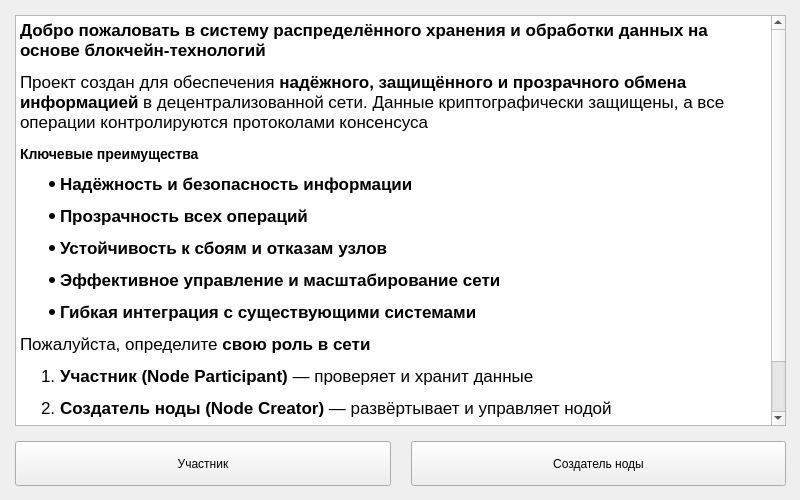
<?xml version="1.0" encoding="UTF-8"?>
<ui version="4.0">
 <class>StartWindow</class>
 <widget class="QMainWindow" name="StartWindow">
  <property name="geometry">
   <rect>
    <x>0</x>
    <y>0</y>
    <width>800</width>
    <height>500</height>
   </rect>
  </property>
  <property name="windowTitle">
   <string>StartWindow</string>
  </property>
  <widget class="QWidget" name="centralwidget">
   <property name="minimumSize">
    <size>
     <width>800</width>
     <height>500</height>
    </size>
   </property>
   <widget class="QWidget" name="verticalLayoutWidget">
    <property name="geometry">
     <rect>
      <x>0</x>
      <y>0</y>
      <width>801</width>
      <height>501</height>
     </rect>
    </property>
    <layout class="QVBoxLayout" name="verticalLayout_6">
     <property name="spacing">
      <number>0</number>
     </property>
     <property name="leftMargin">
      <number>15</number>
     </property>
     <property name="topMargin">
      <number>15</number>
     </property>
     <property name="rightMargin">
      <number>15</number>
     </property>
     <property name="bottomMargin">
      <number>15</number>
     </property>
     <item>
      <widget class="QTextBrowser" name="textBrowser">
       <property name="html">
        <string>&lt;!DOCTYPE HTML PUBLIC &quot;-//W3C//DTD HTML 4.0//EN&quot; &quot;http://www.w3.org/TR/REC-html40/strict.dtd&quot;&gt;
&lt;html&gt;&lt;head&gt;&lt;meta name=&quot;qrichtext&quot; content=&quot;1&quot; /&gt;&lt;meta charset=&quot;utf-8&quot; /&gt;&lt;style type=&quot;text/css&quot;&gt;
p, li { white-space: pre-wrap; }
hr { height: 1px; border-width: 0; }
li.unchecked::marker { content: &quot;\2610&quot;; }
li.checked::marker { content: &quot;\2612&quot;; }
&lt;/style&gt;&lt;/head&gt;&lt;body style=&quot; font-family:'.AppleSystemUIFont'; font-size:13pt; font-weight:400; font-style:normal;&quot;&gt;
&lt;p style=&quot; margin-top:12px; margin-bottom:12px; margin-left:0px; margin-right:0px; -qt-block-indent:0; text-indent:0px;&quot;&gt;&lt;span style=&quot; font-weight:700;&quot;&gt;Добро пожаловать в систему распределённого хранения и обработки данных на основе блокчейн-технологий&lt;/span&gt;&lt;/p&gt;
&lt;p style=&quot; margin-top:12px; margin-bottom:12px; margin-left:0px; margin-right:0px; -qt-block-indent:0; text-indent:0px;&quot;&gt;Проект создан для обеспечения &lt;span style=&quot; font-weight:700;&quot;&gt;надёжного, защищённого и прозрачного обмена информацией&lt;/span&gt; в децентрализованной сети. Данные криптографически защищены, а все операции контролируются протоколами консенсуса&lt;/p&gt;
&lt;h3 style=&quot; margin-top:14px; margin-bottom:12px; margin-left:0px; margin-right:0px; -qt-block-indent:0; text-indent:0px;&quot;&gt;&lt;span style=&quot; font-size:large; font-weight:700;&quot;&gt;Ключевые преимущества&lt;/span&gt;&lt;/h3&gt;
&lt;ul style=&quot;margin-top: 0px; margin-bottom: 0px; margin-left: 0px; margin-right: 0px; -qt-list-indent: 1;&quot;&gt;
&lt;li style=&quot; margin-top:12px; margin-bottom:12px; margin-left:0px; margin-right:0px; -qt-block-indent:0; text-indent:0px;&quot;&gt;&lt;span style=&quot; font-weight:700;&quot;&gt;Надёжность и безопасность информации&lt;/span&gt;&lt;/li&gt;
&lt;li style=&quot; margin-top:12px; margin-bottom:12px; margin-left:0px; margin-right:0px; -qt-block-indent:0; text-indent:0px;&quot;&gt;&lt;span style=&quot; font-weight:700;&quot;&gt;Прозрачность всех операций&lt;/span&gt;&lt;/li&gt;
&lt;li style=&quot; margin-top:12px; margin-bottom:12px; margin-left:0px; margin-right:0px; -qt-block-indent:0; text-indent:0px;&quot;&gt;&lt;span style=&quot; font-weight:700;&quot;&gt;Устойчивость к сбоям и отказам узлов&lt;/span&gt;&lt;/li&gt;
&lt;li style=&quot; margin-top:12px; margin-bottom:12px; margin-left:0px; margin-right:0px; -qt-block-indent:0; text-indent:0px;&quot;&gt;&lt;span style=&quot; font-weight:700;&quot;&gt;Эффективное управление и масштабирование сети&lt;/span&gt;&lt;/li&gt;
&lt;li style=&quot; margin-top:12px; margin-bottom:12px; margin-left:0px; margin-right:0px; -qt-block-indent:0; text-indent:0px;&quot;&gt;&lt;span style=&quot; font-weight:700;&quot;&gt;Гибкая интеграция с существующими системами&lt;/span&gt;&lt;/li&gt;&lt;/ul&gt;
&lt;p style=&quot; margin-top:12px; margin-bottom:12px; margin-left:0px; margin-right:0px; -qt-block-indent:0; text-indent:0px;&quot;&gt;Пожалуйста, определите &lt;span style=&quot; font-weight:700;&quot;&gt;свою роль в сети&lt;/span&gt;&lt;/p&gt;
&lt;ol style=&quot;margin-top: 0px; margin-bottom: 0px; margin-left: 0px; margin-right: 0px; -qt-list-indent: 1;&quot;&gt;
&lt;li style=&quot; margin-top:12px; margin-bottom:12px; margin-left:0px; margin-right:0px; -qt-block-indent:0; text-indent:0px;&quot;&gt;&lt;span style=&quot; font-weight:700;&quot;&gt;Участник (Node Participant)&lt;/span&gt; — проверяет и хранит данные&lt;/li&gt;
&lt;li style=&quot; margin-top:12px; margin-bottom:12px; margin-left:0px; margin-right:0px; -qt-block-indent:0; text-indent:0px;&quot;&gt;&lt;span style=&quot; font-weight:700;&quot;&gt;Создатель ноды (Node Creator)&lt;/span&gt; — развёртывает и управляет нодой&lt;/li&gt;&lt;/ol&gt;
&lt;p style=&quot;-qt-paragraph-type:empty; margin-top:12px; margin-bottom:12px; margin-left:0px; margin-right:0px; -qt-block-indent:0; text-indent:0px;&quot;&gt;&lt;br /&gt;&lt;/p&gt;
&lt;p style=&quot; margin-top:12px; margin-bottom:12px; margin-left:0px; margin-right:0px; -qt-block-indent:0; text-indent:0px;&quot;&gt;&lt;span style=&quot; font-weight:700;&quot;&gt;Выберите роль для продолжения работы с системой&lt;/span&gt;&lt;/p&gt;&lt;/body&gt;&lt;/html&gt;</string>
       </property>
      </widget>
     </item>
     <item>
      <spacer name="verticalSpacer">
       <property name="orientation">
        <enum>Qt::Orientation::Vertical</enum>
       </property>
       <property name="sizeType">
        <enum>QSizePolicy::Policy::Fixed</enum>
       </property>
       <property name="sizeHint" stdset="0">
        <size>
         <width>20</width>
         <height>15</height>
        </size>
       </property>
      </spacer>
     </item>
     <item>
      <layout class="QHBoxLayout" name="horizontalLayout_18">
       <item>
        <widget class="QPushButton" name="participant">
         <property name="minimumSize">
          <size>
           <width>0</width>
           <height>45</height>
          </size>
         </property>
         <property name="text">
          <string>Участник</string>
         </property>
        </widget>
       </item>
       <item>
        <spacer name="horizontalSpacer">
         <property name="orientation">
          <enum>Qt::Orientation::Horizontal</enum>
         </property>
         <property name="sizeType">
          <enum>QSizePolicy::Policy::Fixed</enum>
         </property>
         <property name="sizeHint" stdset="0">
          <size>
           <width>20</width>
           <height>20</height>
          </size>
         </property>
        </spacer>
       </item>
       <item>
        <widget class="QPushButton" name="miner">
         <property name="minimumSize">
          <size>
           <width>0</width>
           <height>45</height>
          </size>
         </property>
         <property name="sizeIncrement">
          <size>
           <width>0</width>
           <height>7</height>
          </size>
         </property>
         <property name="mouseTracking">
          <bool>false</bool>
         </property>
         <property name="text">
          <string>Создатель ноды</string>
         </property>
        </widget>
       </item>
      </layout>
     </item>
    </layout>
   </widget>
  </widget>
 </widget>
 <resources/>
 <connections/>
</ui>
